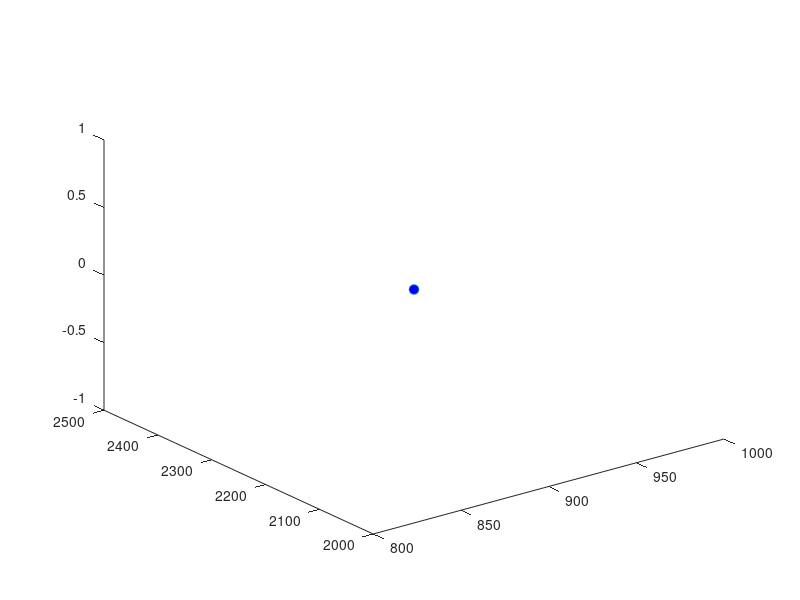

Source code (MATLAB): (Note: this script raises an error after producing the figure.)
clc;clear all;
close all;

rotate3d;

icc = 0; bat =0;
target_pos_0 = [900,2250,0];
sensor_range = 3000;

plot3(target_pos_0(1,1),target_pos_0(1,2),target_pos_0(1,3),'o','MarkerSize',7,'MarkerFaceColor','b');

for t = 1:1:9
      
h = 500;%input('Enter the height of UAV: ');
const1 = 0;const2 = 1500;

ad = [500,500,0];%input('Enter [l,w,h] of 1st building: ');
bd = [500,500,0];%input('Enter [l,w,h] of 2nd 1building: ');
cd = [500,500,0];%input('Enter [l,w,h] of 1st building: ');
dd = [500,500,0];%input('Enter [l,w,h] of 2nd 1building: ');

random = randi([150 350],1,1000);

switch(t)
    case 1
        i = 0;
        j = 0;
        ad(1,3)= 280;bd(1,3) = 270;cd(1,3)= 300;dd(1,3) = 315;

    case 2
        i = 750;
        j = 0;
        ad(1,3)= 350;bd(1,3) = 320;cd(1,3)= 270;dd(1,3) = 280;
        
    case 3
        i = 1500;
        j = 0;
        ad(1,3)= 296;bd(1,3) = 277;cd(1,3)= 320;dd(1,3) = 350;
        
    case 4
        i = 0;
        j = 750;
        ad(1,3)= 270;bd(1,3) = 280;cd(1,3)= 315;dd(1,3) = 270;
        
    case 5
        i = 750;
        j = 750;
        ad(1,3)= 260;bd(1,3) = 350;cd(1,3)= 280;dd(1,3) = 270;
        
    case 6
        i = 1500;
        j = 750;
        ad(1,3)= 260;bd(1,3) = 296;cd(1,3)= 350;dd(1,3) = 260;
        
    case 7
        i = 0;
        j = 1500;
        ad(1,3)= 280;bd(1,3) = 270;cd(1,3)= 270;dd(1,3) = 315;
        
    case 8
        i = 750;
        j = 1500;
        ad(1,3)= 310;bd(1,3) = 260;cd(1,3)= 270;dd(1,3) = 280;
        
    case 9
        i = 1500;
        j = 1500;
        ad(1,3)= 250;bd(1,3) = 260;cd(1,3)= 260;dd(1,3) = 310;
        
end

wr = 250;%input('Enter width of the road: ');
wrs = 250;

a(t,:) = [1125+i,1125+j,0];%input('Enter centre of building: ');
b(t,:) = [1125+i,375+j,0];
c(t,:) = [375+i,375+j,0];
d(t,:) = [375+i,1125+j,0];


la = ad(1,1);wa = ad(1,2);ha = ad(1,3);
lb = bd(1,1);wb = bd(1,2);hb = bd(1,3);
lc = cd(1,1);wc = cd(1,2);hc = cd(1,3);
ld = dd(1,1);wd = dd(1,2);hd = dd(1,3);



R = [750,0,0];%input('Enter the point on the road: ');

R(1,2) = 1125 + (la/2) - 0.0001 ;

%if (R(1,2)<=1125+(la/2)) && (R(1,2)>=1125-(la/2)) && (R(1,2)<=1125+(ld/2)) && (R(1,2)>=1125-(ld/2)) 

P1(1,1) = R(1,1) + (wr/2)*((const2 - R(1,2))/(1125+(la/2) - R(1,2)));P1(1,2) = const2;

P2(1,1) = R(1,1) + (wr/2)*(h/ha);P2(1,2) = R(1,2) + (1125+(la/2)- R(1,2))*(h/ha);

P3(1,1) = R(1,1) + (wr/2)*(h/ha) ;P3(1,2) = R(1,2) + (1125 - (la/2) - R(1,2))*(h/ha);

P4(1,1) = R(1,1) + (wr/2)*((const1 - R(1,2))/(1125 -(la/2) - R(1,2))) ;P4(1,2) = const1;

P5(1,1) = R(1,1) + (-wr/2)*((const1 - R(1,2))/(1125 -(ld/2) - R(1,2)));P5(1,2) = const1;

P6(1,1) = R(1,1) + (-wr/2)*(h/hd) ;P6(1,2) = R(1,2) + (1125 -(ld/2) - R(1,2))*(h/hd);

P7(1,1) = R(1,1) + (-wr/2)*(h/hd) ;P7(1,2) = R(1,2) + (1125 +(ld/2) - R(1,2))*(h/hd);

P8(1,1) = R(1,1) + (-wr/2)*((const2 - R(1,2))/(1125 +(ld/2) - R(1,2)));P8(1,2) = const2;

X1 = [P1(1,1)+ i P2(1,1)+ i P3(1,1)+ i P4(1,1)+ i P5(1,1)+ i P6(1,1)+ i P7(1,1)+ i P8(1,1)+ i];
Y1 = [P1(1,2)+ j P2(1,2)+ j P3(1,2)+ j P4(1,2)+ j P5(1,2)+ j P6(1,2)+ j P7(1,2)+ j P8(1,2)+ j];
Z1 = [h h h h h h h h ];

%end

R(1,2) = 1125 - (la/2) + 0.0001;

if (R(1,2)<=1125+(la/2)) && (R(1,2)>=1125-(la/2)) && (R(1,2)<=1125+(ld/2)) && (R(1,2)>=1125-(ld/2)) 

P1(1,1) = R(1,1) + (wr/2)*((const2 - R(1,2))/(1125+(la/2) - R(1,2)));P1(1,2) = const2;

P2(1,1) = R(1,1) + (wr/2)*(h/ha);P2(1,2) = R(1,2) + (1125+(la/2)- R(1,2))*(h/ha);

P3(1,1) = R(1,1) + (wr/2)*(h/ha);P3(1,2) = R(1,2) + (1125 - (la/2) - R(1,2))*(h/ha);

P4(1,1) = R(1,1) + (wr/2)*((const1 - R(1,2))/(1125 -(la/2) - R(1,2)));P4(1,2) = const1;

P5(1,1) = R(1,1) + (-wr/2)*((const1 - R(1,2))/(1125 -(ld/2) - R(1,2)));P5(1,2) = const1;

P6(1,1) = R(1,1) + (-wr/2)*(h/hd);P6(1,2) = R(1,2) + (1125 -(ld/2) - R(1,2))*(h/hd);

P7(1,1) = R(1,1) + (-wr/2)*(h/hd);P7(1,2) = R(1,2) + (1125 +(ld/2) - R(1,2))*(h/hd);

P8(1,1) = R(1,1) + (-wr/2)*((const2 - R(1,2))/(1125 +(ld/2) - R(1,2)));P8(1,2) = const2;

X2 = [P1(1,1)+ i P2(1,1)+ i P3(1,1)+ i P4(1,1)+ i P5(1,1)+ i P6(1,1)+ i P7(1,1)+ i P8(1,1)+ i];
Y2 = [P1(1,2)+ j P2(1,2)+ j P3(1,2)+ j P4(1,2)+ j P5(1,2)+ j P6(1,2)+ j P7(1,2)+ j P8(1,2)+ j];
Z2 = [h h h h h h h h];

end


R(1,2) = 375 + (lb/2) - 0.0001;

if (R(1,2)<=375+(lb/2)) && (R(1,2)>=375-(lb/2)) && (R(1,2)<=375+(lc/2)) && (R(1,2)>=375-(lc/2)) 

P1(1,1) = R(1,1) + (wr/2)*((const2 - R(1,2))/(375+(lb/2) - R(1,2)));P1(1,2) = const2;

P2(1,1) = R(1,1) + (wr/2)*(h/hb);P2(1,2) = R(1,2) + (375+(lb/2)- R(1,2))*(h/hb);

P3(1,1) = R(1,1) + (wr/2)*(h/hb);P3(1,2) = R(1,2) + (375 - (lb/2) - R(1,2))*(h/hb);

P4(1,1) = R(1,1) + (wr/2)*((const1 - R(1,2))/(375 -(lb/2) - R(1,2)));P4(1,2) = const1;

P5(1,1) = R(1,1) + (-wr/2)*((const1 - R(1,2))/(375 -(lc/2) - R(1,2)));P5(1,2) = const1;

P6(1,1) = R(1,1) + (-wr/2)*(h/hc);P6(1,2) = R(1,2) + (375 -(lc/2) - R(1,2))*(h/hc);

P7(1,1) = R(1,1) + (-wr/2)*(h/hc);P7(1,2) = R(1,2) + (375 +(lc/2) - R(1,2))*(h/hc);

P8(1,1) = R(1,1) + (-wr/2)*((const2 - R(1,2))/(375 +(lc/2) - R(1,2)));P8(1,2) = const2;

X3 = [P1(1,1)+ i P2(1,1)+ i P3(1,1)+ i P4(1,1)+ i P5(1,1)+ i P6(1,1)+ i P7(1,1)+ i P8(1,1)+ i];
Y3 = [P1(1,2)+ j P2(1,2)+ j P3(1,2)+ j P4(1,2)+ j P5(1,2)+ j P6(1,2)+ j P7(1,2)+ j P8(1,2)+ j];
Z3 = [h h h h h h h h];

end

R(1,2) = 375 - (lb/2) + 0.0001;

if (R(1,2)<=375+(lb/2)) && (R(1,2)>=375-(lb/2)) && (R(1,2)<=375+(lc/2)) && (R(1,2)>=375-(lc/2)) 

P1(1,1) = R(1,1) + (wr/2)*((const2 - R(1,2))/(375+(lb/2) - R(1,2)));P1(1,2) = const2;

P2(1,1) = R(1,1) + (wr/2)*(h/hb);P2(1,2) = R(1,2) + (375+(lb/2)- R(1,2))*(h/hb);

P3(1,1) = R(1,1) + (wr/2)*(h/hb);P3(1,2) = R(1,2) + (375 - (lb/2) - R(1,2))*(h/hb);

P4(1,1) = R(1,1) + (wr/2)*((const1 - R(1,2))/(375 -(lb/2) - R(1,2)));P4(1,2) = const1;

P5(1,1) = R(1,1) + (-wr/2)*((const1 - R(1,2))/(375 -(lc/2) - R(1,2)));P5(1,2) = const1;

P6(1,1) = R(1,1) + (-wr/2)*(h/hc);P6(1,2) = R(1,2) + (375 -(lc/2) - R(1,2))*(h/hc);

P7(1,1) = R(1,1) + (-wr/2)*(h/hc);P7(1,2) = R(1,2) + (375 +(lc/2) - R(1,2))*(h/hc);

P8(1,1) = R(1,1) + (-wr/2)*((const2 - R(1,2))/(375 +(lc/2) - R(1,2)));P8(1,2) = const2;

X4 = [P1(1,1)+ i P2(1,1)+ i P3(1,1)+ i P4(1,1)+ i P5(1,1)+ i P6(1,1)+ i P7(1,1)+ i P8(1,1)+ i];
Y4 = [P1(1,2)+ j P2(1,2)+ j P3(1,2)+ j P4(1,2)+ j P5(1,2)+ j P6(1,2)+ j P7(1,2)+ j P8(1,2)+ j];
Z4 = [h h h h h h h h];

end

R(1,2) = 1125 - (la/2) + 0.0001;

if (R(1,2)<=1125+(la/2)) && (R(1,2)>=1125-(la/2)) && (R(1,2)<=1125+(ld/2)) && (R(1,2)>=1125-(ld/2)) 

P1(1,1) = const2; P1(1,2) = R(1,2) + (-wrs/2)*((const2 - R(1,1))/(1125 + (wb/2)- R(1,1)));

P2(1,1) = R(1,1) + (1125 + (wb/2)- R(1,1))*(h/hb);P2(1,2) = R(1,2) + (-wrs/2)*(h/hb);

P3(1,1) =R(1,1) + (wr/2)*(h/hb);P3(1,2) = R(1,2) + (-wrs/2)*(h/hb);

P4(1,1) = R(1,1) + (wr/2)*(h/hb);P4(1,2) = R(1,2) + (375 - (lb/2) - R(1,2))*(h/hb);

P5(1,1) = R(1,1) + (wr/2)*((const1 - R(1,2))/(375 - (lb/2) - R(1,2)));P5(1,2) = const1;

P6(1,1) = R(1,1) + (-wr/2)*((const1 - R(1,2))/(375 -(lc/2) - R(1,2)));P6(1,2) = const1;

P7(1,1) = R(1,1) + (-wr/2)*(h/hc);P7(1,2) = R(1,2) + (375 -(lc/2) - R(1,2))*(h/hc);

P8(1,1) = R(1,1) + (-wr/2)*(h/hc);P8(1,2) = R(1,2) + (-wrs/2)*(h/hc);

P9(1,1) = R(1,1) + (375 - (wc/2) - R(1,1))*(h/hc);P9(1,2) = R(1,2) + (-wrs/2)*(h/hc);

P10(1,1) = const1;P10(1,2) = R(1,2) + (-wrs/2)*((const1 - R(1,1))/(375 - (wc/2) - R(1,1)));


X9 = [1500+ i P1(1,1)+ i P2(1,1)+ i P3(1,1)+ i P4(1,1)+ i P5(1,1)+ i P6(1,1)+ i P7(1,1)+ i P8(1,1)+ i P9(1,1)+ i P10(1,1)+ i 0+i];
Y9 = [1500+ j P1(1,2)+ j P2(1,2)+ j P3(1,2)+ j P4(1,2)+ j P5(1,2)+ j P6(1,2)+ j P7(1,2)+ j P8(1,2)+ j P9(1,2)+ j P10(1,2)+ j 1500+ j];
Z9 = [h h h h h h h h h h h h];

end

R(1,2) = 375 + (lb/2) - 0.0001;

if (R(1,2)<=375+(lb/2)) && (R(1,2)>=375-(lb/2)) && (R(1,2)<=375+(lc/2)) && (R(1,2)>=375-(lc/2)) 

P1(1,1) = R(1,1) + (wr/2)*((const2 - R(1,2))/(1125+(la/2) - R(1,2)));P1(1,2) = const2;

P2(1,1) = R(1,1) + (wr/2)*(h/ha);P2(1,2) = R(1,2) + (1125+(la/2)- R(1,2))*(h/ha);

P3(1,1) = R(1,1) + (wr/2)*(h/ha);P3(1,2) = R(1,2) + (wrs/2)*(h/ha);

P4(1,1) = R(1,1) + (1125 +(wa/2) - R(1,1))*(h/ha);P4(1,2) = R(1,2) + (wrs/2)*(h/ha);

P5(1,1) = const2; P5(1,2) = R(1,2) + (wrs/2)*((const2 - R(1,1))/(1125 + (wa/2) - R(1,1)));

P6(1,1) = const1; P6(1,2) = R(1,2) + (wrs/2)*((const1 - R(1,1))/(375 -(wd/2) - R(1,1)));

P7(1,1) = R(1,1) + (375 -(wd/2) - R(1,1))*(h/hd);P7(1,2) = R(1,2) + (wrs/2)*(h/hd);

P8(1,1) = R(1,1) + (-wr/2)*(h/hd);P8(1,2) = R(1,2) + (wrs/2)*(h/hd);

P9(1,1) = R(1,1) + (-wr/2)*(h/hd);P9(1,2) = R(1,2) + (1125 +(ld/2) - R(1,2))*(h/hd);

P10(1,1) = R(1,1) + (-wr/2)*((const2 - R(1,2))/(1125 +(ld/2) - R(1,2)));P10(1,2) = const2;

X10 = [P1(1,1)+ i P2(1,1)+ i P3(1,1)+ i P4(1,1)+ i P5(1,1)+ i 1500+ i 0+ i P6(1,1)+ i P7(1,1)+ i P8(1,1)+ i P9(1,1)+ i P10(1,1)+ i];
Y10 = [P1(1,2)+ j P2(1,2)+ j P3(1,2)+ j P4(1,2)+ j P5(1,2)+ j 0+ j 0+ j P6(1,2)+ j P7(1,2)+ j P8(1,2)+ j P9(1,2)+ j P10(1,2)+ j];
Z10 = [h h h h h h h h h h h h];

end

R(1,2) = 1125 + (la/2) - 0.0001;

if (R(1,2)<=1125+(la/2)) && (R(1,2)>=1125-(la/2)) && (R(1,2)<=1125+(ld/2)) && (R(1,2)>=1125-(ld/2)) 

P1(1,1) = R(1,1) + (wr/2)*((const1 - R(1,2))/(375+(lb/2) - R(1,2)));P1(1,2) = const1;

P2(1,1) = R(1,1) + (wr/2)*(h/hb);P2(1,2) = R(1,2) + (375+(lb/2)- R(1,2))*(h/hb);

P3(1,1) = R(1,1) + (wr/2)*(h/hb);P3(1,2) = R(1,2) + (375 - (lb/2) - R(1,2))*(h/hb);

P4(1,1) = R(1,1) + (wr/2)*((const1 - R(1,2))/(375 -(lb/2) - R(1,2)));P4(1,2) = const1;

P5(1,1) = R(1,1) + (-wr/2)*((const1 - R(1,2))/(375 -(lc/2) - R(1,2)));P5(1,2) = const1;

P6(1,1) = R(1,1) + (-wr/2)*(h/hc);P6(1,2) = R(1,2) + (375 -(lc/2) - R(1,2))*(h/hc);

P7(1,1) = R(1,1) + (-wr/2)*(h/hc);P7(1,2) = R(1,2) + (375 +(lc/2) - R(1,2))*(h/hc);

P8(1,1) = R(1,1) + (-wr/2)*((const1 - R(1,2))/(375 +(lc/2) - R(1,2)));P8(1,2) = const1;

X13 = [1500+ i 1500+ i P1(1,1)+ i P2(1,1)+ i P3(1,1)+ i P4(1,1)+ i P5(1,1)+ i P6(1,1)+ i P7(1,1)+ i P8(1,1)+ i 0+ i 0+ i];
Y13 = [1500+ j 0+ j P1(1,2)+ j P2(1,2)+ j P3(1,2)+ j P4(1,2)+ j P5(1,2)+ j P6(1,2)+ j P7(1,2)+ j P8(1,2)+ j 0+ j 1500+ j];
Z13 = [h h h h h h h h h h h h];

end

R(1,2) = 375 - (lb/2) + 0.0001;

if (R(1,2)<=375+(lb/2)) && (R(1,2)>=375-(lb/2)) && (R(1,2)<=375+(lc/2)) && (R(1,2)>=375-(lc/2)) 

P1(1,1) = R(1,1) + (wr/2)*((const2 - R(1,2))/(1125+(la/2) - R(1,2)));P1(1,2) = const2;

P2(1,1) = R(1,1) + (wr/2)*(h/ha);P2(1,2) = R(1,2) + (1125+(la/2)- R(1,2))*(h/ha);

P3(1,1) = R(1,1) + (wr/2)*(h/ha);P3(1,2) = R(1,2) + (1125 - (la/2) - R(1,2))*(h/ha);

P4(1,1) = R(1,1) + (wr/2)*((const2 - R(1,2))/(1125 -(la/2) - R(1,2)));P4(1,2) = const2;

P5(1,1) = R(1,1) + (-wr/2)*((const2 - R(1,2))/(1125 -(ld/2) - R(1,2)));P5(1,2) = const2;

P6(1,1) = R(1,1) + (-wr/2)*(h/hd);P6(1,2) = R(1,2) + (1125 -(ld/2) - R(1,2))*(h/hd);

P7(1,1) = R(1,1) + (-wr/2)*(h/hd);P7(1,2) = R(1,2) + (1125 +(ld/2) - R(1,2))*(h/hd);

P8(1,1) = R(1,1) + (-wr/2)*((const2 - R(1,2))/(1125 +(ld/2) - R(1,2)));P8(1,2) = const2;

X14 = [P1(1,1)+ i P2(1,1)+ i P3(1,1)+ i P4(1,1)+ i 1500+ i 1500+ i 0+ i 0+ i P5(1,1)+ i P6(1,1)+ i P7(1,1)+ i P8(1,1)+ i];
Y14 = [P1(1,2)+ j P2(1,2)+ j P3(1,2)+ j P4(1,2)+ j 1500+ j 0+ j 0+ j 1500+ j P5(1,2)+ j P6(1,2)+ j P7(1,2)+ j P8(1,2)+ j];
Z14 = [h h h h h h h h h h h h];

end





R(1,2) = 750; 

R(1,1) = 1125 + (wb/2) - 0.0001;

if (R(1,1)<1125+(wa/2)) && (R(1,1)>=1125-(wa/2)) && (R(1,1)<=1125+(wb/2)) && (R(1,1)>=1125-(wb/2)) 

P1(1,1) = const2; P1(1,2) = R(1,2) + (-wrs/2)*((const2 - R(1,1))/(1125+(wb/2)- R(1,1)));

P2(1,1) = R(1,1) + (1125+(wb/2)- R(1,1))*(h/hb);P2(1,2) = R(1,2) + (-wrs/2)*(h/hb);

P3(1,1) = R(1,1) + (1125 - (wb/2) - R(1,1))*(h/hb);P3(1,2) = R(1,2) + (-wrs/2)*(h/hb);

P4(1,1) = const1;P4(1,2) = R(1,2) + (-wrs/2)*((const1 - R(1,1))/(1125 -(wb/2) - R(1,1)));

P5(1,1) = const1;P5(1,2) = R(1,2) + (wrs/2)*((const1 - R(1,1))/(1125 -(wa/2) - R(1,1)));

P6(1,1) = R(1,1) + (1125 -(wa/2) - R(1,1))*(h/ha);P6(1,2) = R(1,2) + (wrs/2)*(h/ha);

P7(1,1) = R(1,1) + (1125 +(wa/2) - R(1,1))*(h/ha);P7(1,2) = R(1,2) + (wrs/2)*(h/ha);

P8(1,1) = const2; P8(1,2) = R(1,2) + (wrs/2)*((const2 - R(1,1))/(1125 +(wa/2) - R(1,1)));

X5 = [P1(1,1)+ i P2(1,1)+ i P3(1,1)+ i P4(1,1)+ i P5(1,1)+ i P6(1,1)+ i P7(1,1)+ i P8(1,1)+ i];
Y5 = [P1(1,2)+ j P2(1,2)+ j P3(1,2)+ j P4(1,2)+ j P5(1,2)+ j P6(1,2)+ j P7(1,2)+ j P8(1,2)+ j];
Z5 = [h h h h h h h h];

end

R(1,1) = 1125 - (wb/2) + 0.0001;

if (R(1,1)<1125+(wa/2)) && (R(1,1)>=1125-(wa/2)) && (R(1,1)<=1125+(wb/2)) && (R(1,1)>=1125-(wb/2)) 

P1(1,1) = const2; P1(1,2) = R(1,2) + (-wrs/2)*((const2 - R(1,1))/(1125+(wb/2)- R(1,1)));

P2(1,1) = R(1,1) + (1125+(wb/2)- R(1,1))*(h/hb);P2(1,2) = R(1,2) + (-wrs/2)*(h/hb);

P3(1,1) = R(1,1) + (1125 - (wb/2) - R(1,1))*(h/hb);P3(1,2) = R(1,2) + (-wrs/2)*(h/hb);

P4(1,1) = const1;P4(1,2) = R(1,2) + (-wrs/2)*((const1 - R(1,1))/(1125 -(wb/2) - R(1,1)));

P5(1,1) = const1;P5(1,2) = R(1,2) + (wrs/2)*((const1 - R(1,1))/(1125 -(wa/2) - R(1,1)));

P6(1,1) = R(1,1) + (1125 -(wa/2) - R(1,1))*(h/ha);P6(1,2) = R(1,2) + (wrs/2)*(h/ha);

P7(1,1) = R(1,1) + (1125 +(wa/2) - R(1,1))*(h/ha);P7(1,2) = R(1,2) + (wrs/2)*(h/ha);

P8(1,1) = const2; P8(1,2) = R(1,2) + (wrs/2)*((const2 - R(1,1))/(1125 +(wa/2) - R(1,1)));

X6 = [P1(1,1)+ i P2(1,1)+ i P3(1,1)+ i P4(1,1)+ i P5(1,1)+ i P6(1,1)+ i P7(1,1)+ i P8(1,1)+ i];
Y6 = [P1(1,2)+ j P2(1,2)+ j P3(1,2)+ j P4(1,2)+ j P5(1,2)+ j P6(1,2)+ j P7(1,2)+ j P8(1,2)+ j];
Z6 = [h h h h h h h h];

end


R(1,1) = 375 + (wc/2) - 0.0001;

if (R(1,1)<=375+(wc/2)) && (R(1,1)>=375-(wc/2)) && (R(1,1)<=375+(wd/2)) && (R(1,1)>=375-(wd/2)) 

P1(1,1) = const2; P1(1,2) = R(1,2) + (-wrs/2)*((const2 - R(1,1))/(375+(wc/2)- R(1,1)));

P2(1,1) = R(1,1) + (375+(wc/2)- R(1,1))*(h/hc);P2(1,2) = R(1,2) + (-wrs/2)*(h/hc);

P3(1,1) = R(1,1) + (375 - (wc/2) - R(1,1))*(h/hc);P3(1,2) = R(1,2) + (-wrs/2)*(h/hc);

P4(1,1) = const1;P4(1,2) = R(1,2) + (-wrs/2)*((const1 - R(1,1))/(375 -(wc/2) - R(1,1)));

P5(1,1) = const1;P5(1,2) = R(1,2) + (wrs/2)*((const1 - R(1,1))/(375 -(wd/2) - R(1,1)));

P6(1,1) = R(1,1) + (375 -(wd/2) - R(1,1))*(h/hd);P6(1,2) = R(1,2) + (wrs/2)*(h/hd);

P7(1,1) = R(1,1) + (375 +(wd/2) - R(1,1))*(h/hd);P7(1,2) = R(1,2) + (wrs/2)*(h/hd);

P8(1,1) = const2; P8(1,2) = R(1,2) + (wrs/2)*((const2 - R(1,1))/(375 +(wd/2) - R(1,1)));

X7 = [P1(1,1)+ i P2(1,1)+ i P3(1,1)+ i P4(1,1)+ i P5(1,1)+ i P6(1,1)+ i P7(1,1)+ i P8(1,1)+ i];
Y7 = [P1(1,2)+ j P2(1,2)+ j P3(1,2)+ j P4(1,2)+ j P5(1,2)+ j P6(1,2)+ j P7(1,2)+ j P8(1,2)+ j];
Z7 = [h h h h h h h h];

end


R(1,1) = 375 - (wc/2) + 0.0001;

if (R(1,1)<=375+(wc/2)) && (R(1,1)>=375-(wc/2)) && (R(1,1)<=375+(wd/2)) && (R(1,1)>=375-(wd/2)) 

P1(1,1) = const2; P1(1,2) = R(1,2) + (-wrs/2)*((const2 - R(1,1))/(375+(wc/2)- R(1,1)));

P2(1,1) = R(1,1) + (375+(wc/2)- R(1,1))*(h/hc);P2(1,2) = R(1,2) + (-wrs/2)*(h/hc);

P3(1,1) = R(1,1) + (375 - (wc/2) - R(1,1))*(h/hc);P3(1,2) =  R(1,2) + (-wrs/2)*(h/hc);

P4(1,1) = const1;P4(1,2) = R(1,2) + (-wrs/2)*((const1 - R(1,1))/(375 -(wc/2) - R(1,1)));

P5(1,1) = const1;P5(1,2) = R(1,2) + (wrs/2)*((const1 - R(1,1))/(375 -(wc/2) - R(1,1)));

P6(1,1) = R(1,1) + (375 -(wd/2) - R(1,1))*(h/hd);P6(1,2) = R(1,2) + (wrs/2)*(h/hd);

P7(1,1) = R(1,1) + (375 +(wd/2) - R(1,1))*(h/hd);P7(1,2) = R(1,2) + (wrs/2)*(h/hd);

P8(1,1) = const2; P8(1,2) = R(1,2) + (wrs/2)*((const2 - R(1,1))/(375 +(wd/2) - R(1,1)));

X8 = [P1(1,1)+ i P2(1,1)+ i P3(1,1)+ i P4(1,1)+ i P5(1,1)+ i P6(1,1)+ i P7(1,1)+ i P8(1,1)+ i];
Y8 = [P1(1,2)+ j P2(1,2)+ j P3(1,2)+ j P4(1,2)+ j P5(1,2)+ j P6(1,2)+ j P7(1,2)+ j P8(1,2)+ j];
Z8 = [h h h h h h h h];

end

R(1,1) = 1125 - (wb/2) + 0.0001;

if (R(1,1)<1125+(wa/2)) && (R(1,1)>=1125-(wa/2)) && (R(1,1)<=1125+(wb/2)) && (R(1,1)>=1125-(wb/2)) 

P1(1,1) = R(1,1) + (-wr/2)*((const1 - R(1,2))/(375 -(lc/2) - R(1,2)));P1(1,2) = const1;

P2(1,1) = R(1,1) + (-wr/2)*(h/hc);P2(1,2) = R(1,2) + (375 -(lc/2) - R(1,2))*(h/hc);

P3(1,1) = R(1,1) + (-wr/2)*(h/hc);P3(1,2) = R(1,2) + (-wrs/2)*(h/hb);

P4(1,1) = R(1,1) + (375 -(wc/2) - R(1,1))*(h/hc);P4(1,2) = R(1,2) + (-wrs/2)*(h/hd);

P5(1,1) = const1;P5(1,2) = R(1,2) + (-wrs/2)*((const1 - R(1,1))/(375 -(wa/2) - R(1,1)));

P6(1,1) = const1;P6(1,2) = R(1,2) + (wrs/2)*((const1 - R(1,1))/(375 -(wd/2) - R(1,1)));

P7(1,1) = R(1,1) + (375 -(wd/2) - R(1,1))*(h/hd);P7(1,2) = R(1,2) + (wrs/2)*(h/hd);

P8(1,1) = R(1,1) + (-wr/2)*(h/hd); P8(1,2) = R(1,2) + (wrs/2)*(h/hd);

P9(1,1) = R(1,1) + (-wr/2)*(h/hd);P9(1,2) = R(1,2) + (1125 +(ld/2) - R(1,2))*(h/hd);

P10(1,1) = R(1,1) + (-wr/2)*((const2 - R(1,2))/(1125 +(ld/2) - R(1,2)));P10(1,2) = const2;

X11 = [1500+ i P1(1,1)+ i P2(1,1)+ i P3(1,1)+ i P4(1,1)+ i P5(1,1)+ i P6(1,1)+ i P7(1,1)+ i P8(1,1)+ i P9(1,1)+ i P10(1,1)+ i 1500+ i];
Y11 = [0+ j P1(1,2)+ j P2(1,2)+ j P3(1,2)+ j P4(1,2)+ j P5(1,2)+ j P6(1,2)+ j P7(1,2)+ j P8(1,2)+ j P9(1,2)+ j P10(1,2)+ j 1500+ j];
Z11 = [h h h h h h h h h h h h];

end

R(1,1) = 375 + (wc/2) - 0.0001;

if (R(1,1)<=375+(wc/2)) && (R(1,1)>=375-(wc/2)) && (R(1,1)<=375+(wd/2)) && (R(1,1)>=375-(wd/2)) 

P1(1,1) = const2; P1(1,2) = R(1,2) + (-wrs/2)*((const2 - R(1,1))/(1125 + (wb/2)- R(1,1)));

P2(1,1) = R(1,1) + (1125 + (wb/2)- R(1,1))*(h/hb);P2(1,2) = R(1,2) + (-wrs/2)*(h/hb);

P3(1,1) = R(1,1) + (wr/2)*(h/hb);P3(1,2) =  R(1,2) + (-wrs/2)*(h/hb);

P4(1,1) = R(1,1) + (wr/2)*(h/hb);P4(1,2) = R(1,2) + (375 - (lb/2) - R(1,2))*(h/hb);

P5(1,1) = R(1,1) + (wr/2)*((const1 - R(1,2))/(375 -(lb/2) - R(1,2)));P5(1,2) = const1;

P6(1,1) = R(1,1) + (wr/2)*((const2 - R(1,2))/(1125+(la/2) - R(1,2)));P6(1,2) = const2;

P7(1,1) = R(1,1) + (wr/2)*(h/ha);P7(1,2) = R(1,2) + (1125+(la/2)- R(1,2))*(h/ha);

P8(1,1) = R(1,1) + (wr/2)*(h/ha); P8(1,2) = R(1,2) + (wrs/2)*(h/ha);

P9(1,1) = R(1,1) + (1125 + (wa/2) - R(1,1))*(h/ha);P9(1,2) = R(1,2) + (wrs/2)*(h/ha);

P10(1,1) = const2; P10(1,2) = R(1,2) + (wrs/2)*((const2 - R(1,1))/(1125 + (wa/2) - R(1,1)));

X12 = [P1(1,1)+ i P2(1,1)+ i P3(1,1)+ i P4(1,1)+ i P5(1,1)+ i 0+ i 0+ i P6(1,1)+ i P7(1,1)+ i P8(1,1)+ i P9(1,1)+ i P10(1,1)+ i];
Y12 = [P1(1,2)+ j P2(1,2)+ j P3(1,2)+ j P4(1,2)+ j P5(1,2)+ j 0+ j 1500+ j P6(1,2)+ j P7(1,2)+ j P8(1,2)+ j P9(1,2)+ j P10(1,2)+ j];
Z12 = [h h h h h h h h h h h h];

end

R(1,1) = 1125 + (wb/2) - 0.0001;

if (R(1,1)<=1125 + (wb/2)) && (R(1,1)>=1125-(wb/2)) && (R(1,1)<=1125+(wa/2)) && (R(1,1)>=1125-(wa/2)) 

P1(1,1) = const1; P1(1,2) = R(1,2) + (-wrs/2)*((const1 - R(1,1))/(375+(wc/2)- R(1,1)));

P2(1,1) = R(1,1) + (375+(wc/2)- R(1,1))*(h/hc);P2(1,2) = R(1,2) + (-wrs/2)*(h/hc);

P3(1,1) = R(1,1) + (375 - (wc/2) - R(1,1))*(h/hc);P3(1,2) = R(1,2) + (-wrs/2)*(h/hc);

P4(1,1) = const1;P4(1,2) = R(1,2) + (-wrs/2)*((const1 - R(1,1))/(375 -(wc/2) - R(1,1)));

P5(1,1) = const1;P5(1,2) = R(1,2) + (wrs/2)*((const1 - R(1,1))/(375 -(wd/2) - R(1,1)));

P6(1,1) = R(1,1) + (375 -(wd/2) - R(1,1))*(h/hd);P6(1,2) = R(1,2) + (wrs/2)*(h/hd);

P7(1,1) = R(1,1) + (375 +(wd/2) - R(1,1))*(h/hd);P7(1,2) = R(1,2) + (wrs/2)*(h/hd);

P8(1,1) = const1; P8(1,2) = R(1,2) + (wrs/2)*((const1 - R(1,1))/(375 +(wd/2) - R(1,1)));

X15 = [1500+ i 0+ i P1(1,1)+ i P2(1,1)+ i P3(1,1)+ i P4(1,1)+ i P5(1,1)+ i P6(1,1)+ i P7(1,1)+ i P8(1,1)+ i 0+ i 1500+ i];
Y15 = [0+ j 0+ j P1(1,2)+ j P2(1,2)+ j P3(1,2)+ j P4(1,2)+ j P5(1,2)+ j P6(1,2)+ j P7(1,2)+ j P8(1,2)+ j 1500+ j 1500+ j];
Z15 = [h h h h h h h h h h h h];

end

R(1,1) = 375 - (wc/2) + 0.0001;

if (R(1,1)<375+(wc/2)) && (R(1,1)>=375-(wc/2)) && (R(1,1)<=375+(wd/2)) && (R(1,1)>=375-(wd/2)) 

P1(1,1) = const2; P1(1,2) = R(1,2) + (-wrs/2)*((const2 - R(1,1))/(1125+(wb/2)- R(1,1)));

P2(1,1) = R(1,1) + (1125+(wb/2)- R(1,1))*(h/hb);P2(1,2) = R(1,2) + (-wrs/2)*(h/hb);

P3(1,1) = R(1,1) + (1125 - (wb/2) - R(1,1))*(h/hb);P3(1,2) = R(1,2) + (-wrs/2)*(h/hb);

P4(1,1) = const2;P4(1,2) = R(1,2) + (-wrs/2)*((const2 - R(1,1))/(1125 -(wb/2) - R(1,1)));

P5(1,1) = const2;P5(1,2) = R(1,2) + (wrs/2)*((const2 - R(1,1))/(1125 -(wa/2) - R(1,1)));

P6(1,1) = R(1,1) + (1125 -(wa/2) - R(1,1))*(h/ha);P6(1,2) = R(1,2) + (wrs/2)*(h/ha);

P7(1,1) = R(1,1) + (1125 +(wa/2) - R(1,1))*(h/ha);P7(1,2) = R(1,2) + (wrs/2)*(h/ha);

P8(1,1) = const2; P8(1,2) = R(1,2) + (wrs/2)*((const2 - R(1,1))/(1125 +(wa/2) - R(1,1)));

X16 = [P1(1,1)+ i P2(1,1)+ i P3(1,1)+ i P4(1,1)+ i 1500+ i 0+ i 0+ i 1500+ i P5(1,1)+ i P6(1,1)+ i P7(1,1)+ i P8(1,1)+ i];
Y16 = [P1(1,2)+ j P2(1,2)+ j P3(1,2)+ j P4(1,2)+ j 0+ j 0+ j 1500+ j 1500+ j P5(1,2)+ j P6(1,2)+ j P7(1,2)+ j P8(1,2)+ j];
Z16 = [h h h h h h h h h h h h];

end












R(1,1) = 750; R(1,2) = 750;
 
P1(1,1) = R(1,1) + (wr/2)*((const2 - R(1,2))/(1125+(la/2) - R(1,2)));P1(1,2) = const2;

P2(1,1) = R(1,1) + (wr/2)*(h/ha);P2(1,2) = R(1,2) + (1125+(la/2)- R(1,2))*(h/ha);

P3(1,1) = R(1,1) + (wr/2)*(h/ha);P3(1,2) = R(1,2) + (wrs/2)*(h/ha);

P4(1,1) = R(1,1) + (1125 +(wa/2) - R(1,1))*(h/ha);P4(1,2) = R(1,2) + (wrs/2)*(h/ha);

P5(1,1) = const2; P5(1,2) = R(1,2) + (wrs/2)*((const2 - R(1,1))/(1125 +(wa/2) - R(1,1)));

P6(1,1) = const2; P6(1,2) = R(1,2) + (-wrs/2)*((const2 - R(1,1))/(1125+(wb/2)- R(1,1)));

P7(1,1) = R(1,1) + (1125+(wb/2)- R(1,1))*(h/hb);P7(1,2) = R(1,2) + (-wrs/2)*(h/hb);

P8(1,1) = R(1,1) + (wr/2)*(h/hb); P8(1,2) = R(1,2) + (-wrs/2)*(h/hb);

P9(1,1) = R(1,1) + (wr/2)*(h/hb);P9(1,2) = R(1,2) + (375 - (lb/2) - R(1,2))*(h/hb);

P10(1,1) = R(1,1) + (wr/2)*((const1 - R(1,2))/(375 -(lb/2) - R(1,2)));P10(1,2) = const1;

P11(1,1) = R(1,1) + (-wr/2)*((const1 - R(1,2))/(375 -(lc/2) - R(1,2)));P11(1,2) = const1;

P12(1,1) = R(1,1) + (-wr/2)*(h/hc);P12(1,2) = R(1,2) + (375 -(lc/2) - R(1,2))*(h/hc);

P13(1,1) = R(1,1) + (-wr/2)*(h/hc);P13(1,2) = R(1,2) + (-wrs/2)*(h/hc);

P14(1,1) = R(1,1) + (375 - (wc/2) - R(1,1))*(h/hc);P14(1,2) = R(1,2) + (-wrs/2)*(h/hc);

P15(1,1) = const1;P15(1,2) = R(1,2) + (-wrs/2)*((const1 - R(1,1))/(375 -(wc/2) - R(1,1)));

P16(1,1) = const1;P16(1,2) = R(1,2) + (wrs/2)*((const1 - R(1,1))/(375 -(wd/2) - R(1,1)));

P17(1,1) = R(1,1) + (375 -(wd/2) - R(1,1))*(h/hd);P17(1,2) = R(1,2) + (wrs/2)*(h/hd);

P18(1,1) = R(1,1) + (-wr/2)*(h/hd);P18(1,2) = R(1,2) + (wrs/2)*(h/hd); 

P19(1,1) = R(1,1) + (-wr/2)*(h/hd);P19(1,2) = R(1,2) + (1125 +(ld/2) - R(1,2))*(h/hd);

P20(1,1) = R(1,1) + (-wr/2)*((const2 - R(1,2))/(1125 +(ld/2) - R(1,2)));P20(1,2) = const2;

Xcen = [P1(1,1)+ i P2(1,1)+ i P3(1,1)+ i P4(1,1)+ i P5(1,1)+ i P6(1,1)+ i P7(1,1)+ i P8(1,1)+ i P9(1,1)+ i P10(1,1)+ i P11(1,1)+ i P12(1,1)+ i P13(1,1)+ i P14(1,1)+ i P15(1,1)+ i P16(1,1)+ i P17(1,1)+ i P18(1,1)+ i P19(1,1)+ i P20(1,1)+ i ];
Ycen = [P1(1,2)+ j P2(1,2)+ j P3(1,2)+ j P4(1,2)+ j P5(1,2)+ j P6(1,2)+ j P7(1,2)+ j P8(1,2)+ j P9(1,2)+ j P10(1,2)+ j P11(1,2)+ j P12(1,2)+ j P13(1,2)+ j P14(1,2)+ j P15(1,2)+ j P16(1,2)+ j P17(1,2)+ j P18(1,2)+ j P19(1,2)+ j P20(1,2)+ j ];
Zcen = [h h h h h h h h h h h h h h h h h h h h];

[Xa,Ya] = polybool('intersection',X1,Y1,X2,Y2);
[Xb,Yb] = polybool('intersection',X3,Y3,X4,Y4);
[Xc,Yc] = polybool('intersection',X5,Y5,X6,Y6);
[Xd,Yd] = polybool('intersection',X7,Y7,X8,Y8);
[Xe,Ye] = polybool('intersection',Xa,Ya,Xb,Yb);
[Xf,Yf] = polybool('intersection',Xc,Yc,Xd,Yd);
[Xg,Yg] =  polybool('intersection',Xe,Ye,Xf,Yf);
[Xh,Yh] =  polybool('intersection',X9,Y9,X10,Y10);
[Xi,Yi] =  polybool('intersection',X11,Y11,X12,Y12);
[Xj,Yj] =  polybool('intersection',Xh,Yh,Xi,Yi);
[Xk,Yk] =  polybool('intersection',Xg,Yg,Xj,Yj);
[Xl,Yl] =  polybool('intersection',X13,Y13,X14,Y14);
[Xm,Ym] =  polybool('intersection',X15,Y15,X16,Y16);
[Xn,Yn] =  polybool('intersection',Xl,Yl,Xm,Ym);
[Xp,Yp] =  polybool('intersection',Xn,Yn,Xk,Yk);

[X,Y] = polybool('intersection',Xp,Yp,Xcen,Ycen);

num = numel(X);

Z = zeros(num);
too = 1;
centr = randn(num,3);

for too = 1:1:num
    Z(too,1) = h;
    centr(t,1) = centr(t,1) + X(1,too);
    centr(t,2) = centr(t,2) + Y(1,too);
    centr(t,3) = centr(t,3) + h;
end

%patch(X,Y,Z,'green');
hold on

[X1a,Y1a] = polybool('intersection',X1,Y1,X2,Y2);
[X1b,Y1b] = polybool('intersection',X3,Y3,X4,Y4);
[X1e,Y1e] = polybool('intersection',X1a,Y1a,X1b,Y1b);
[X1h,Y1h] =  polybool('intersection',X9,Y9,X10,Y10);
[X1l,Y1l] =  polybool('intersection',X13,Y13,X14,Y14);
[X1k,Y1k] =  polybool('intersection',X1h,Y1h,X1l,Y1l);
[X1n,Y1n] =  polybool('intersection',X1k,Y1k,X1e,Y1e);

[Xq,Yq] =  polybool('intersection',X1n,Y1n,Xcen,Ycen);

Zq = zeros(numel(Xq));
for too = 1:1:numel(Xq);
    Zq(too,1) = h;
end

%patch(Xq,Yq,Zq,'yellow');
hold on

[X2c,Y2c] = polybool('intersection',X5,Y5,X6,Y6);
[X2d,Y2d] = polybool('intersection',X7,Y7,X8,Y8);
[X2f,Y2f] = polybool('intersection',X2c,Y2c,X2d,Y2d);
[X2i,Y2i] =  polybool('intersection',X11,Y11,X12,Y12);
[X2j,Y2j] =  polybool('intersection',X2f,Y2f,X2i,Y2i);
[X2m,Y2m] =  polybool('intersection',X15,Y15,X16,Y16);

[X2p,Y2p] =  polybool('intersection',X2m,Y2m,X2j,Y2j);

Z2p = zeros(numel(X2p));
for tom = 1:1:numel(X2p);
    Z2p(tom,1) = h;
end

%patch(X2p,Y2p,Z2p,'yellow');
hold on


visibility{t} = [X;Y;];
visibility1{t} = [Xq;Yq;];
visibility2{t} = [X2p;Y2p;];



cent(t,1) = centr(t,1)/num;
cent(t,2) = centr(t,2)/num;
cent(t,3) = centr(t,3)/num;

%plot3(cent(t,1) ,cent(t,2) ,cent(t,3),'o','MarkerSize',7,'MarkerFaceColor','k');
%hold on 

 
voxel(a(t,:) + [-wa/2,-la/2,0],[wa la ha],'c',0.7);
voxel(b(t,:) + [-wb/2,-lb/2,0],[wb lb hb],'c',0.7);
voxel(c(t,:) + [-wc/2,-lc/2,0],[wc lc hc],'c',0.7);
voxel(d(t,:) + [-wd/2,-ld/2,0],[wd ld hd],'c',0.7);
 

axis([0 3000 0 3000]);
axis('square');

hold on 


x_a_0 = 0;
y_a_0 = 0;
chi_a_0 = pi/6;

end

fifa = 1;

while fifa < 100

if(mod(fifa,2) ~= 0)

for u = 1:4:9

if ( u == 4)
    ud = 6;
end
if ( u == 6)
    ud = 4;
end
if ( u~=4 && u~= 6)
 ud = u;
end

global k vt va r TIME 
 
k = 5;
vt = 0;
va = 25;
r=  0.5;
TIME = [];

x_t_0 = cent(ud,1);
y_t_0 = cent(ud,2);
chi_t_0 = pi/2;

t = ( ( (x_t_0 - x_a_0)^2 + (y_t_0 - y_a_0)^2)^0.5) / va;

tspan = [0,t];
z0 = [x_t_0;y_t_0;chi_t_0;x_a_0;y_a_0;chi_a_0;target_pos_0(1,1);target_pos_0(1,2)];
options = odeset ('reltol',1e-10,'abstol',1e-10);

[t,z] = ode45('target_los',tspan,z0,options);

x_t = z(:,1);y_t = z(:,2);

x_a = z(:,4);y_a = z(:,5);

chi_t = z(:,3);chi_a = z(:,6);

target_pos_x = z(:,7);target_pos_y = z(:,8);

len1 = length(x_t);
for check = 1:1:len1
    h_t(check,1) = 0;
    h_uav(check,1) = h;
end

visibility_temp1 = visibility1{ud};
Xw1 = visibility_temp1(1,:); Yw1 = visibility_temp1(2,:);
Zw1 = zeros(numel(Xw1));
for oi = 1:1:numel(Xw1)
      Zw1(oi,1) = h;
end

visibility_temp2 = visibility2{ud};
Xw2 = visibility_temp2(1,:); Yw2 = visibility_temp2(2,:);
Zw2 = zeros(numel(Xw2));
for oi = 1:1:numel(Xw2)
      Zw2(oi,1) = h;
end

hd1 = patch(Xw1, Yw1, Zw1,'yellow','HandleVisibility','off');
hold on 
hd2 = patch(Xw2, Yw2, Zw2,'yellow','HandleVisibility','off');
i = 1;
gta = 0;

set(gcf,'Renderer','zbuffer'); 
while i<=length(x_t)
    plot3(target_pos_x(i),target_pos_y(i),0,'b');
    hold on
    plot3(x_a(i),y_a(i),h_uav(i),'r');
    hold on
    check = search(x_a(i),y_a(i), target_pos_x(i), target_pos_y(i),visibility{ud},visibility1{ud},visibility2{ud},cent(ud,1),cent(ud,2),a(ud,:),b(ud,:),c(ud,:),d(ud,:),ud,h,sensor_range);
    if(check == 1)
        disp('Eureka!! Target Found');
        plot3(x_a(i), y_a(i),h,'o','MarkerSize',8,'MarkerFaceColor','magenta');
        gta = 7;
        break;
    end
    axis([0 3000 0 3000]);
    drawnow ;
    i = i+1;
end

delete(hd1);
delete(hd2);

if(gta == 7)
    icc = 1;
    break;
end

x_a_0 = x_a(i-1);
y_a_0 = y_a(i-1);
chi_a_0 = chi_a(i-1);

target_pos_0(1,1) = target_pos_x(i-1);
target_pos_0(1,2) = target_pos_y(i-1);
chi_t_0 = chi_t(i-1);

hold on 
end

if(icc == 1)
    bat = 1;
    break;
end

else
for u = 5:-4:1

if ( u == 3)
    ud = 1;
else
 ud = u;
end

x_t_0 = cent(ud,1);
y_t_0 = cent(ud,2);
chi_t_0 = pi/2;

t = ( ( (x_t_0 - x_a_0)^2 + (y_t_0 - y_a_0)^2)^0.5) / va;

tspan = [0,t];
z0 = [x_t_0;y_t_0;chi_t_0;x_a_0;y_a_0;chi_a_0;target_pos_0(1,1);target_pos_0(1,2);u];
options = odeset ('reltol',1e-10,'abstol',1e-10);
[t,z] = ode45('target_los',tspan,z0,options);

x_t = z(:,1);y_t = z(:,2);

x_a = z(:,4);y_a = z(:,5);

chi_t = z(:,3);chi_a = z(:,6);

target_pos_x = z(:,7);target_pos_y = z(:,8);

len1 = length(x_t);
for check = 1:1:len1
    h_t(check,1) = 0;
    h_uav(check,1) = h;
end

visibility_temp1 = visibility1{ud};
Xw1 = visibility_temp1(1,:); Yw1 = visibility_temp1(2,:);
Zw1 = zeros(numel(Xw1));
for oi = 1:1:numel(Xw1)
      Zw1(oi,1) = h;
end

visibility_temp2 = visibility2{ud};
Xw2 = visibility_temp2(1,:); Yw2 = visibility_temp2(2,:);
Zw2 = zeros(numel(Xw2));
for oi = 1:1:numel(Xw2)
      Zw2(oi,1) = h;
end

hd1 = patch(Xw1, Yw1, Zw1,'yellow','HandleVisibility','off');
hold on 
hd2 = patch(Xw2, Yw2, Zw2,'yellow','HandleVisibility','off');

i = 1;
gta = 0;

set(gcf,'Renderer','zbuffer'); 
while i<=length(x_t)
    plot3(target_pos_x(i),target_pos_y(i),0,'b');
    hold on
    plot3(x_a(i),y_a(i),h_uav(i),'r');
    hold on
    check = search(x_a(i),y_a(i), target_pos_x(i), target_pos_y(i),visibility{ud},visibility1{ud},visibility2{ud},a(ud,:),b(ud,:),c(ud,:),d(ud,:),ud,h,sensor_range);
    if(check == 1)
        disp('Eureka!! Target Found');
        plot3(x_a(i), y_a(i),h,'o','MarkerSize',8,'MarkerFaceColor','magenta');
        gta = 7;
        break;
    end
    axis([0 3000 0 3000]);
    drawnow ;
    i = i+1;
end

delete(hd1);
delete(hd2);

if(gta == 7)
    icc = 1;
    break;
end


x_a_0 = x_a(i-1);
y_a_0 = y_a(i-1);
chi_a_0 = chi_a(i-1);

target_pos_0(1,1) = target_pos_x(i-1);
target_pos_0(1,2) = target_pos_y(i-1);
chi_t_0 = chi_t(i-1);

hold on 
end

if(icc == 1)
    bat = 1;
    break;
end

end

if (bat == 1)
    break;
end

fifa  = fifa + 1;
hold on

end

%{
x_a_0 = x_a(i-1);
y_a_0 = y_a(i-1);
chi_a_0 = chi_a(i-1);

target_pos_0(1,1) = target_pos_x(i-1);
target_pos_0(1,2) = target_pos_y(i-1);
%chi_t_0 = chi_t(i-1);

chi_t_0 = 3*pi/2;

tspan1 = [0,35];
z0_g = [target_pos_0(1,1);target_pos_0(1,2);chi_t_0;x_a_0;y_a_0;chi_a_0;];
options = odeset ('reltol',1e-10,'abstol',1e-10);
[t,z] = ode45('los_4',tspan1,z0_g,options);

target_pos_x = z(:,1);target_pos_y = z(:,2);

x_a = z(:,4);y_a = z(:,5);

chi_t = z(:,3);chi_a = z(:,6);


len1 = length(target_pos_x);
for check = 1:1:len1
    h_t(check,1) = 0;
    h_uav(check,1) = h;
end

jk = 1;

while jk<=length(target_pos_x)  
    plot3(target_pos_x(jk),target_pos_y(jk),0,'b');
    hold on
    plot3(x_a(jk),y_a(jk),h_uav(i),'magenta');
    hold on
    pause(0.01); 
    jk = jk+1;
end
%}